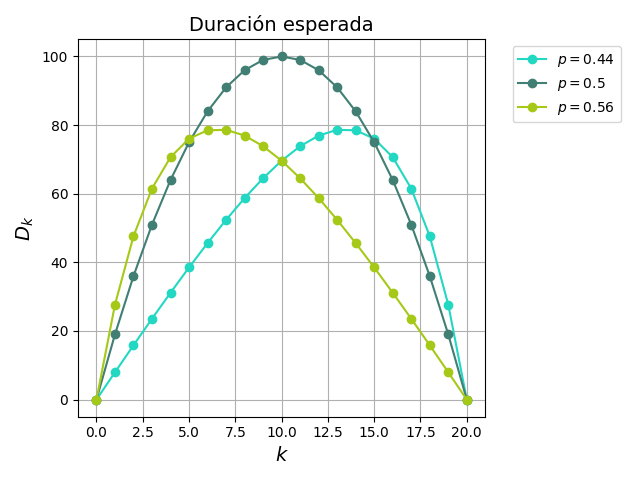

Here is the Python script that generated this plot:
import matplotlib.pyplot as plt
import random

# Prepara datos que servirán para hacer los cálculos y mostrar las gráficas.
ks = [i for i in range(21)]
ps = [0.44, 0.5, 0.56]
axes = []
random.seed(1)

# Recorre cada una de las probabilidades para agregar su gráfica.
for p in ps:
    axes.append([])
    # Recorre las ks para hacer la sustitución de valores.
    for k in ks:
        q = 1 - p
        d_k = None

        if p == q:
            d_k = round((k * (20 - k)), 2)
        else:
            d_k = round(
                ((1 / (1 - 2 * p)) * (k - ((20 * (1 - (q / p) ** k))/(1 - (q / p) ** 20)))), 2)
        axes[-1].append(d_k)

# Recorre los valores calculados para generar cada gráfica linear.
for i in range(len(axes)):
    axe = axes[i]
    color = (random.random(), random.random(), random.random())
    line, = plt.plot(ks, axe, color=color, marker='o')
    line.set_label(f'$p={ps[i]}$')
    plt.legend(bbox_to_anchor=(1.05, 1.0), loc='upper left')

# Establece títulos generales y muestra la gráfica.
plt.title('Duración esperada', fontsize=14)
plt.ylabel('$D_k$', fontsize=14)
plt.xlabel('$k$', fontsize=14)
plt.tight_layout()
plt.grid(True)
plt.show()
